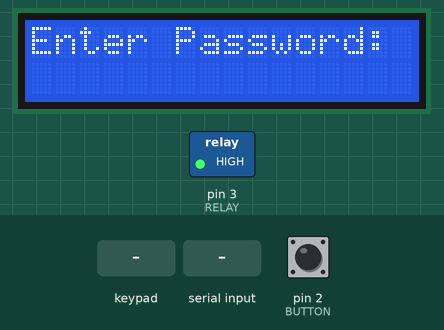
This sketch was run on a simulated Arduino Uno, built with avr-gcc and run on an emulated ATmega328P. On the bench: 16×2 character LCD, switched loads named in the sketch (green lamp = pin HIGH). The test bench sets the inputs (shaded band); at power-on: pin 2 (BUTTON) LOW. What the sketch prints to the serial monitor is not drawn.

Above: at 1.2 s.
1.3 s: keypad keys 9 9 9 9 pressed 0.4 s apart
At 4.1 s:
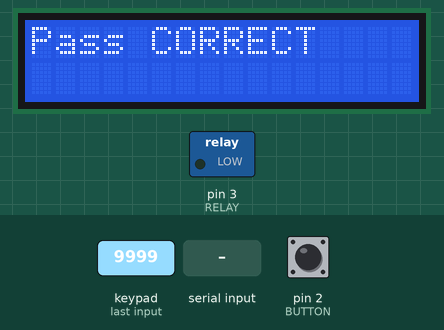
4.4 s: pin 2 (BUTTON) pulled HIGH for 1 s
At 6.2 s:
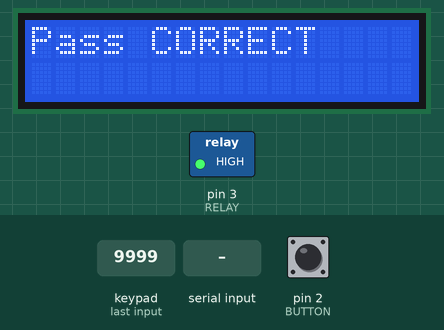
8.1 s: "opening" received over the second serial link
At 10.8 s:
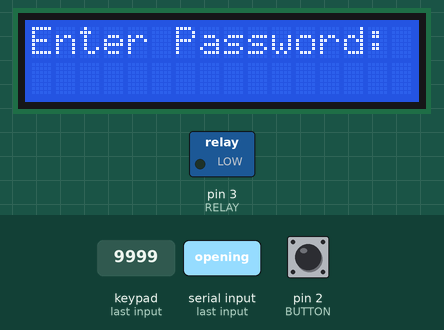
Timing chart, 0 to 12.3 s (numbered marks = the images above; inputs shaded):
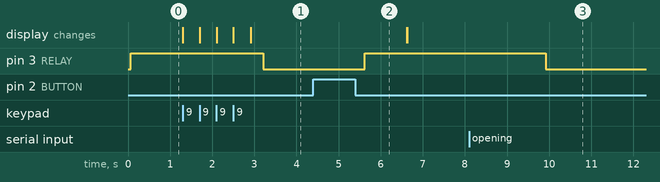

The sketch:

main.ino
```cpp
#include <Wire.h>
#include <LiquidCrystal_I2C.h>
#include <Keypad.h>
#include <SoftwareSerial.h>


SoftwareSerial mySerial(0,1);


#define Password_Lenght 5
#define BUTTON  2     // pushbutton pin
#define RELAY   3     // relay pin
int buttonState = 0;

char Master[Password_Lenght] = "9999";
char customKey;
byte data_count = 0, master_count = 0;
bool Pass_is_good;

LiquidCrystal_I2C lcd(0x27, 16, 2);


char Data[Password_Lenght];
const byte ROWS = 4;
const byte COLS = 4;
char hexaKeys[ROWS][COLS] = {
  {'1', '2', '3', 'A'},
  {'4', '5', '6', 'B'},
  {'7', '8', '9', 'C'},
  {'*', '0', '#', 'D'}
};

byte rowPins[ROWS] = {11, 10, 9, 8}; // connect to the row pinouts of the keypad
byte colPins[COLS] = {7, 6, 5, 4}; // connect to the column pinouts of the keypad

Keypad myKeypad = Keypad( makeKeymap(hexaKeys), rowPins, colPins, ROWS, COLS); //setup keyboard
String inc = "";
bool flag = false;


void setup() {
  Serial.begin(9600);
  mySerial.begin(9600);
  pinMode(RELAY, OUTPUT);
  lcd.init();
  lcd.backlight();
  digitalWrite(RELAY, HIGH);
}

void loop() {

  while (mySerial.available()) {
    inc = mySerial.readString();
    delay(500);
  }

  if (inc.equals("opening")) {
      lcd.print("CORRECT");

      delay(300);
      buttonState = digitalRead(BUTTON);
      Serial.println(buttonState);
      buttonState = LOW;

      while(buttonState == LOW) {
        digitalWrite(RELAY, LOW);
        delay(7000);
        buttonState = digitalRead(BUTTON);
        digitalWrite(RELAY, HIGH);
      }

      delay(1000);// 1 second, password to be completely shown on screen before cleared.
      lcd.clear();
      clear();
    }

  lcd.setCursor(0, 0); //1st line
  lcd.print("Enter Password: "); //print

  customKey = myKeypad.getKey(); //read key pressed

  if (customKey) { // check if key is pressed
    Data[data_count] = customKey; // store char into array
    lcd.setCursor(data_count, 1); // move cursor to show each new char
    lcd.print("*"); // print * to hide pass
    data_count++;
  }

  if (data_count == Password_Lenght - 1) {
    delay(400);
    lcd.clear();
    lcd.setCursor(0, 0);
    lcd.print("Pass ");

    if (!strcmp(Data, Master)) {
      lcd.print("CORRECT");
      delay(300);
      buttonState = digitalRead(BUTTON);
      buttonState = LOW;

      while(buttonState == LOW) {
        digitalWrite(RELAY, LOW);
        delay(2000);
        buttonState = digitalRead(BUTTON);
      }
      delay(400);
      digitalWrite(RELAY, HIGH);

    } else {
      lcd.print("INCORRECT");
      delay(1000);
    }

    delay(1000);
    lcd.clear();
    clear();
  }
}

void clear() {

  while (data_count != 0) {
    Data[data_count--] = 0;
  }
  return;
}
```

Measured:
- after the input at 1.3 s, pin 3 (RELAY): HIGH → LOW after 1.9 s; the display: first changes at once (image 1 shows a later state)
- after the input at 4.4 s, pin 3 (RELAY): LOW → HIGH after 1.2 s
- after the input at 8.1 s, pin 3 (RELAY): HIGH → LOW after 1.8 s
